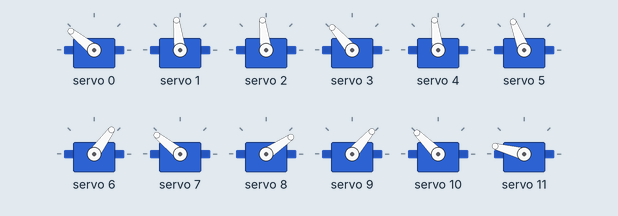
Simulated run of this sketch. Board: Arduino Uno, built with avr-gcc and run on an emulated ATmega328P. Parts: 12 × servo.

Above: at 0.05 s.
At 0.2 s:
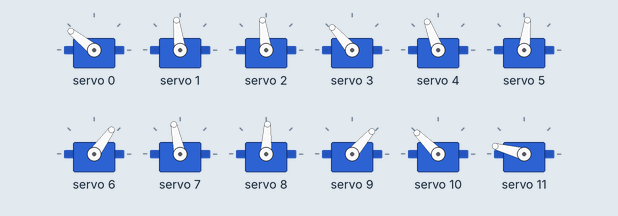
At 0.7 s:
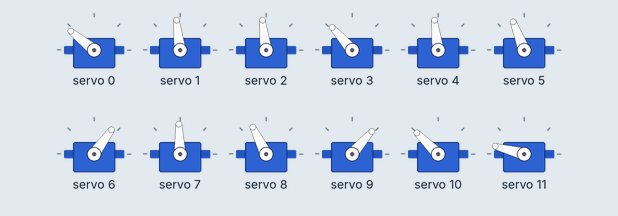
At 1.4 s:
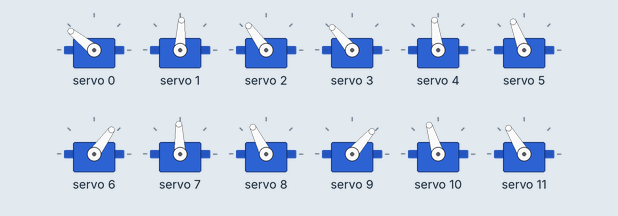
Timing chart, 0 to 3.3 s (numbered marks = the images above):
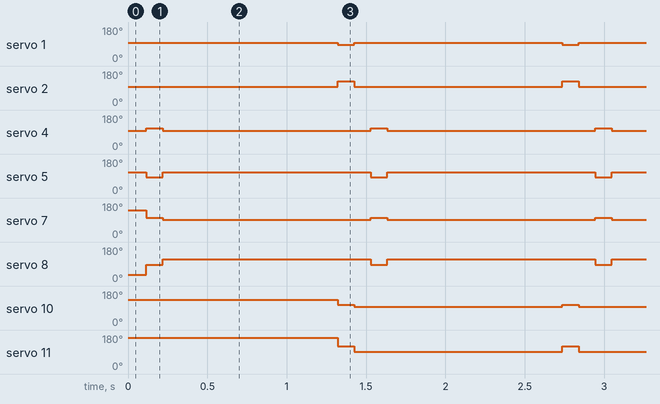

The sketch:

March_RoboDog.ino
```cpp
#include <Wire.h>
#include <Adafruit_PWMServoDriver.h>

// Create a servo driver object
Adafruit_PWMServoDriver pwm= Adafruit_PWMServoDriver();

// Define the minimum and maximum pulse width for your servo (adjust according to your servo's specification)
#define SERVOMIN  160 // Minimum pulse length (microseconds)
#define SERVOMAX  600 // Maximum pulse length (microseconds)

// Define the number of the servo channel you want to control
#define SERVO_0 0 // Example channel
#define SERVO_1 1
#define SERVO_2 2
#define SERVO_3 3
#define SERVO_4 4
#define SERVO_5 5
#define SERVO_6 6
#define SERVO_7 7
#define SERVO_8 8
#define SERVO_9 9
#define SERVO_10 10
#define SERVO_11 11


void setup() {
  Serial.begin(9600);
  pwm.begin();
  pwm.setPWMFreq(60);  // Analog servos run at ~60 Hz updates
  pwm.setPWM(SERVO_0,0,val(135));
  pwm.setPWM(SERVO_1,0,val(90));
  pwm.setPWM(SERVO_2,0,val(90));
  pwm.setPWM(SERVO_3,0,val(125));
  pwm.setPWM(SERVO_4,0,val(90));
  pwm.setPWM(SERVO_5,0,val(105));
  pwm.setPWM(SERVO_6,0,val(45));
  pwm.setPWM(SERVO_7,0,val(135));
  pwm.setPWM(SERVO_8,0,val(25));
  pwm.setPWM(SERVO_9,0,val(40));
  pwm.setPWM(SERVO_10,0,val(130));
  pwm.setPWM(SERVO_11,0,val(160));
}

int val(int deg){
  int value=map(deg,0,180,SERVOMIN,SERVOMAX);
  return value;
}

void loop() {
  // Move the servo from minimum to maximum position
  for (int p1 = val(105),p2=val(75),p3 = val(95),p4 = val(80); p1 >= val(90) && p2 <= val(105) && p3 >= val(85) && p4<= val(110); p1-=val(1),p2+=val(2),p3-=val(1),p4+=val(2)){
    delay(100);
    pwm.setPWM(SERVO_4,0,p1);
    pwm.setPWM(SERVO_5,0,p2);
    pwm.setPWM(SERVO_7,0,p3);
    pwm.setPWM(SERVO_8,0,p4);
  }
  for (int p1 = val(90),p2=val(105),p3 = val(85),p4 = val(110); p1 <= val(100) && p2 >= val(75) && p3 <= val(95) && p4>= val(80); p1+=val(1),p2-=val(2),p3+=val(1),p4-=val(2)){
    delay(100);
    pwm.setPWM(SERVO_4,0,p1);//20deg
    pwm.setPWM(SERVO_5,0,p2);//40deg
    pwm.setPWM(SERVO_7,0,p3);
    pwm.setPWM(SERVO_8,0,p4);
  }
  delay(1000);

  for (int p1 = val(80),p2=val(120),p3 = val(100),p4 = val(115); p1 <= val(90) && p2 >= val(90) && p3 >= val(90) && p4>= val(85); p1+=val(1),p2-=val(2),p3-=val(1),p4-=val(2)){
    delay(100);
    pwm.setPWM(SERVO_1,0,p1);
    pwm.setPWM(SERVO_2,0,p2);
    pwm.setPWM(SERVO_10,0,p3);
    pwm.setPWM(SERVO_11,0,p4);
  }
  for (int p1 = val(90),p2=val(90),p3 = val(90),p4 = val(85); p1 >= val(80) && p2 <= val(120) && p3 <= val(100) && p4<= val(115); p1-=val(1),p2+=val(2),p3+=val(1),p4+=val(2)){
    delay(100);
    pwm.setPWM(SERVO_1,0,p1);
    pwm.setPWM(SERVO_2,0,p2);
    pwm.setPWM(SERVO_10,0,p3);
    pwm.setPWM(SERVO_11,0,p4);
  }

// int time=0;
  // int inc1=val(5);
  // int inc2=val(7.5);
  // int curr1=90;
  // int curr2=105;
  // while(time<4){
  //   curr1+=inc1;
  //   curr2-=inc2;
  //   pwm.setPWM(SERVO_4,0,curr1);
  //   pwm.setPWM(SERVO_5,0,curr2);
  //   delay(1000);
  //   time++;
  // }
  //   time=0;
  //   while(time<4){
  //   curr1-=inc1;
  //   curr2+=inc2;
  //   pwm.setPWM(SERVO_4,0,curr1);
  //   pwm.setPWM(SERVO_5,0,curr2);
  //   delay(1000);
  //   time++;
  // }
  // for (int p1 = val(110),p2=val(65),p3 = val(105),p4 = val(50); p1 >= val(90) && p2 <= val(105) && p3 >= val(85) && p4<= val(90); p1-=val(2.5),p2+=val(5),p3-=val(2.5),p4+=val(5)){
  //   delay(1000);
  //   pwm.setPWM(SERVO_4,0,p1);
  //   pwm.setPWM(SERVO_5,0,p2);
  //   pwm.setPWM(SERVO_7,0,p3);
  //   pwm.setPWM(SERVO_8,0,p4);
  // }
  // for (int p1 = val(90),p2=val(105),p3 = val(85),p4 = val(90); p1 <= val(110) && p2 >= val(65) && p3 <= val(105) && p4>= val(50); p1+=val(2.5),p2-=val(5),p3+=val(2.5),p4-=val(5)){
  //   delay(1000);
  //   pwm.setPWM(SERVO_4,0,p1);//20deg
  //   pwm.setPWM(SERVO_5,0,p2);//40deg
  //   pwm.setPWM(SERVO_7,0,p3);
  //   pwm.setPWM(SERVO_8,0,p4);
  // }

  // delay(2000);

  // for (int p1 = val(70),p2=val(130),p3 = val(110),p4 = val(130); p1 <= val(90) && p2 >= val(90) && p3 >= val(90) && p4>= val(90); p1+=val(2.5),p2-=val(5),p3-=val(2.5),p4-=val(5)){
  //   delay(1000);
  //   pwm.setPWM(SERVO_1,0,p1);
  //   pwm.setPWM(SERVO_2,0,p2);
  //   pwm.setPWM(SERVO_10,0,p3);
  //   pwm.setPWM(SERVO_11,0,p4);
  // }
  // for (int p1 = val(90),p2=val(90),p3 = val(90),p4 = val(90); p1 >= val(70) && p2 <= val(130) && p3 <= val(110) && p4<= val(130); p1-=val(2.5),p2+=val(5),p3+=val(2.5),p4+=val(5)){
  //   delay(1000);
  //   pwm.setPWM(SERVO_1,0,p1);
  //   pwm.setPWM(SERVO_2,0,p2);
  //   pwm.setPWM(SERVO_10,0,p3);
  //   pwm.setPWM(SERVO_11,0,p4);
  // }

  // for (int pulselen = val2; pulselen > val1; pulselen--){
  //   pwm.setPWM(SERVO_1,0,pulselen);
  //   delay(100);
  // }
  // Serial.println(pwm.getPWM(SERVO_1,true));
  // for (int pulselen = SERVOMIN; pulselen < SERVOMAX; pulselen++) {
  //   pwm.setPWM(SERVO_1, 0, pulselen);
  //   pwm.setPWM(SERVO_2, 0, pulselen);
  //   delay(10);
  // }


  // Move the servo from maximum to minimum position
  // for (int pulselen = SERVOMAX; pulselen > SERVOMIN; pulselen--) {
  //   uint16_t onTime=pwm.getPWM(SERVO_1,true);
  //   Serial.println(onTime);
  //   pwm.setPWM(SERVO_1, 0, pulselen);
  //   pwm.setPWM(SERVO_2, 0, pulselen);
  //   delay(100);
  // }

}
```

Measured:
- by itself, servo 1: alternates 97° for 1.3 s and 87° for 0.10 s
- by itself, servo 2: alternates 126° for 0.10 s and 97° for 1.3 s
- by itself, servo 4: alternates 111° for 0.10 s and 97° for 1.3 s
- by itself, servo 5: alternates 111° for 1.3 s and 83° for 0.10 s
- by itself, servo 7: alternates 102° for 0.10 s and 92° for 1.3 s
- by itself, servo 8: alternates 116° for 1.3 s and 87° for 0.10 s
- by itself, servo 10: alternates 107° for 0.10 s and 97° for 1.3 s
- by itself, servo 11: alternates 121° for 0.10 s and 92° for 1.3 s
